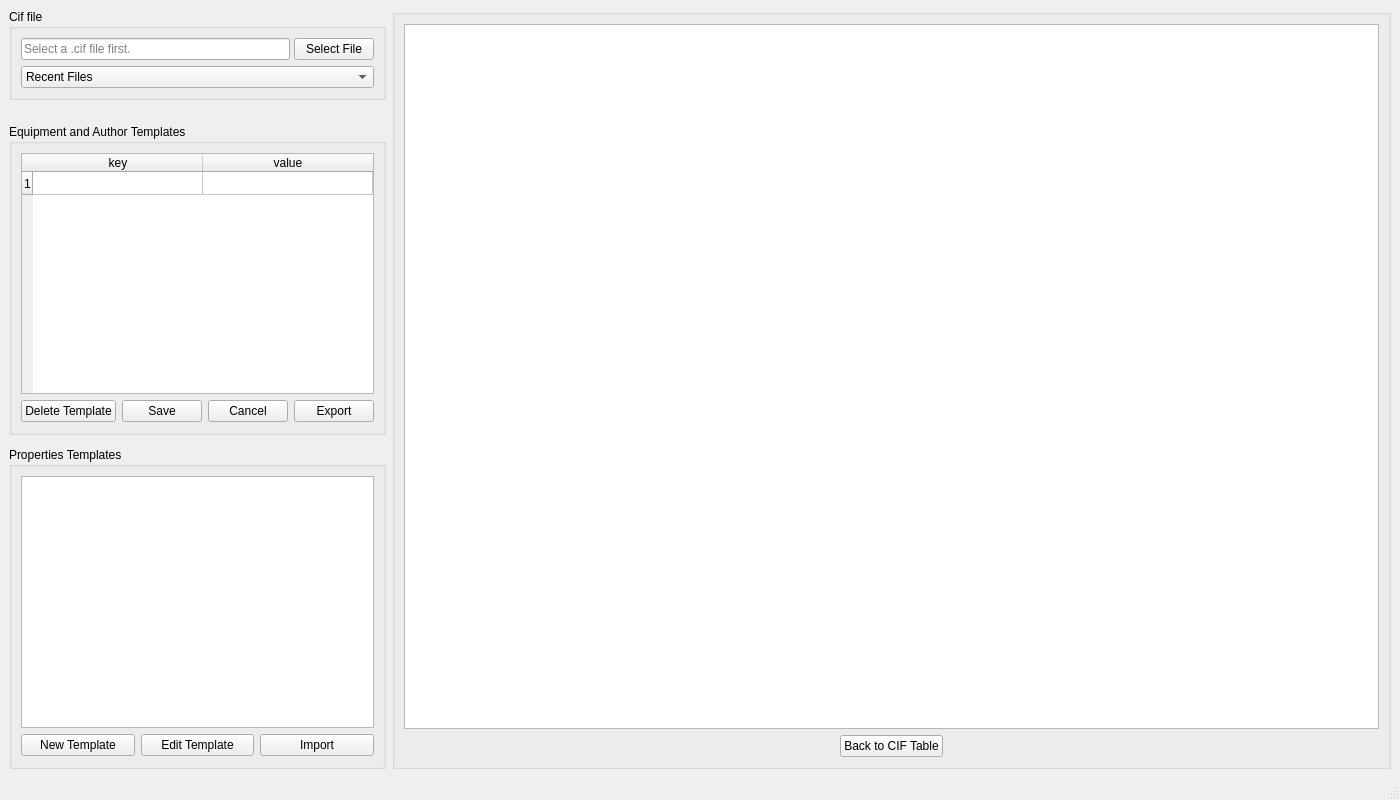
<?xml version="1.0" encoding="UTF-8"?>
<ui version="4.0">
 <class>FinalCifWindow</class>
 <widget class="QMainWindow" name="FinalCifWindow">
  <property name="geometry">
   <rect>
    <x>0</x>
    <y>0</y>
    <width>1400</width>
    <height>800</height>
   </rect>
  </property>
  <property name="windowTitle">
   <string>FinalCif</string>
  </property>
  <widget class="QWidget" name="Mainwidget">
   <layout class="QGridLayout" name="gridLayout">
    <item row="0" column="4" rowspan="10">
     <widget class="QGroupBox" name="CifDataItemsGroupBox">
      <property name="sizePolicy">
       <sizepolicy hsizetype="Preferred" vsizetype="Preferred">
        <horstretch>5</horstretch>
        <verstretch>0</verstretch>
       </sizepolicy>
      </property>
      <property name="title">
       <string/>
      </property>
      <layout class="QGridLayout" name="CifTableGridLayout">
       <property name="leftMargin">
        <number>0</number>
       </property>
       <property name="topMargin">
        <number>0</number>
       </property>
       <property name="rightMargin">
        <number>0</number>
       </property>
       <property name="bottomMargin">
        <number>0</number>
       </property>
       <item row="0" column="0" colspan="3">
        <widget class="QStackedWidget" name="MainStackedWidget">
         <property name="currentIndex">
          <number>2</number>
         </property>
         <widget class="QWidget" name="page_MainTable">
          <layout class="QVBoxLayout" name="verticalLayout">
           <item>
            <widget class="QTableWidget" name="CifItemsTable">
             <property name="sizeAdjustPolicy">
              <enum>QAbstractScrollArea::AdjustIgnored</enum>
             </property>
             <property name="editTriggers">
              <set>QAbstractItemView::AllEditTriggers</set>
             </property>
             <property name="selectionBehavior">
              <enum>QAbstractItemView::SelectRows</enum>
             </property>
             <property name="verticalScrollMode">
              <enum>QAbstractItemView::ScrollPerPixel</enum>
             </property>
             <property name="horizontalScrollMode">
              <enum>QAbstractItemView::ScrollPerPixel</enum>
             </property>
             <property name="showGrid">
              <bool>true</bool>
             </property>
             <property name="sortingEnabled">
              <bool>false</bool>
             </property>
             <property name="cornerButtonEnabled">
              <bool>false</bool>
             </property>
             <attribute name="horizontalHeaderDefaultSectionSize">
              <number>152</number>
             </attribute>
             <attribute name="horizontalHeaderHighlightSections">
              <bool>false</bool>
             </attribute>
             <attribute name="horizontalHeaderMinimumSectionSize">
              <number>80</number>
             </attribute>
             <attribute name="verticalHeaderDefaultSectionSize">
              <number>25</number>
             </attribute>
             <attribute name="verticalHeaderHighlightSections">
              <bool>true</bool>
             </attribute>
             <attribute name="verticalHeaderMinimumSectionSize">
              <number>19</number>
             </attribute>
             <column>
              <property name="text">
               <string>CIF Value</string>
              </property>
             </column>
             <column>
              <property name="text">
               <string>From Data Source</string>
              </property>
             </column>
             <column>
              <property name="text">
               <string>Own Data</string>
              </property>
             </column>
            </widget>
           </item>
           <item>
            <layout class="QHBoxLayout" name="ButtonsHorizontalLayout">
             <item>
              <widget class="QPushButton" name="SaveCifButton">
               <property name="toolTip">
                <string>Saves the cif file to name-final.cif</string>
               </property>
               <property name="text">
                <string>Save Cif File</string>
               </property>
              </widget>
             </item>
             <item>
              <widget class="QPushButton" name="CheckcifButton">
               <property name="text">
                <string>CheckCif</string>
               </property>
              </widget>
             </item>
             <item>
              <widget class="QPushButton" name="SaveFullReportButton">
               <property name="text">
                <string>Make Tables</string>
               </property>
              </widget>
             </item>
            </layout>
           </item>
          </layout>
         </widget>
         <widget class="QWidget" name="page_checkcif">
          <layout class="QVBoxLayout" name="verticalLayout_2">
           <item>
            <widget class="QLabel" name="label">
             <property name="text">
              <string>PLATON Checkcif output:</string>
             </property>
            </widget>
           </item>
           <item>
            <widget class="QPlainTextEdit" name="CheckcifPlaintextEdit">
             <property name="lineWrapMode">
              <enum>QPlainTextEdit::NoWrap</enum>
             </property>
             <property name="readOnly">
              <bool>true</bool>
             </property>
             <property name="plainText">
              <string notr="true"/>
             </property>
             <property name="textInteractionFlags">
              <set>Qt::LinksAccessibleByMouse|Qt::TextSelectableByKeyboard|Qt::TextSelectableByMouse</set>
             </property>
            </widget>
           </item>
           <item>
            <layout class="QHBoxLayout" name="horizontalLayout_2">
             <item>
              <spacer name="horizontalSpacer_2">
               <property name="orientation">
                <enum>Qt::Horizontal</enum>
               </property>
               <property name="sizeHint" stdset="0">
                <size>
                 <width>40</width>
                 <height>20</height>
                </size>
               </property>
              </spacer>
             </item>
             <item>
              <widget class="QPushButton" name="BacktoMainpushButton">
               <property name="text">
                <string>Back to CIF Table</string>
               </property>
              </widget>
             </item>
             <item>
              <spacer name="horizontalSpacer">
               <property name="orientation">
                <enum>Qt::Horizontal</enum>
               </property>
               <property name="sizeHint" stdset="0">
                <size>
                 <width>40</width>
                 <height>20</height>
                </size>
               </property>
              </spacer>
             </item>
            </layout>
           </item>
          </layout>
         </widget>
         <widget class="QWidget" name="page_FinalCif">
          <layout class="QVBoxLayout" name="verticalLayout_3">
           <item>
            <widget class="QPlainTextEdit" name="FinalCifFilePlainTextEdit">
             <property name="textInteractionFlags">
              <set>Qt::LinksAccessibleByMouse|Qt::TextSelectableByKeyboard|Qt::TextSelectableByMouse</set>
             </property>
            </widget>
           </item>
           <item>
            <layout class="QHBoxLayout" name="horizontalLayout_3">
             <item>
              <spacer name="horizontalSpacer_3">
               <property name="orientation">
                <enum>Qt::Horizontal</enum>
               </property>
               <property name="sizeHint" stdset="0">
                <size>
                 <width>40</width>
                 <height>20</height>
                </size>
               </property>
              </spacer>
             </item>
             <item>
              <widget class="QPushButton" name="BackPushButton">
               <property name="text">
                <string>Back to CIF Table</string>
               </property>
              </widget>
             </item>
             <item>
              <spacer name="horizontalSpacer_4">
               <property name="orientation">
                <enum>Qt::Horizontal</enum>
               </property>
               <property name="sizeHint" stdset="0">
                <size>
                 <width>40</width>
                 <height>20</height>
                </size>
               </property>
              </spacer>
             </item>
            </layout>
           </item>
          </layout>
         </widget>
        </widget>
       </item>
      </layout>
     </widget>
    </item>
    <item row="7" column="1" rowspan="3">
     <widget class="QGroupBox" name="PropertiesGroupBox">
      <property name="sizePolicy">
       <sizepolicy hsizetype="Preferred" vsizetype="Preferred">
        <horstretch>0</horstretch>
        <verstretch>1</verstretch>
       </sizepolicy>
      </property>
      <property name="title">
       <string>Properties Templates</string>
      </property>
      <layout class="QGridLayout" name="gridLayout_4">
       <property name="leftMargin">
        <number>0</number>
       </property>
       <property name="topMargin">
        <number>0</number>
       </property>
       <property name="rightMargin">
        <number>0</number>
       </property>
       <property name="bottomMargin">
        <number>1</number>
       </property>
       <property name="horizontalSpacing">
        <number>6</number>
       </property>
       <item row="0" column="0" colspan="2">
        <widget class="QStackedWidget" name="PropertiesTemplatesStackedWidget">
         <property name="sizePolicy">
          <sizepolicy hsizetype="Expanding" vsizetype="Expanding">
           <horstretch>2</horstretch>
           <verstretch>2</verstretch>
          </sizepolicy>
         </property>
         <property name="currentIndex">
          <number>0</number>
         </property>
         <widget class="QWidget" name="PropertiesSelectPage">
          <layout class="QGridLayout" name="TemplatesGridLayout_2">
           <item row="1" column="0">
            <widget class="QPushButton" name="NewPropertyTemplateButton">
             <property name="text">
              <string>New Template</string>
             </property>
            </widget>
           </item>
           <item row="1" column="1">
            <widget class="QPushButton" name="EditPropertyTemplateButton">
             <property name="text">
              <string>Edit Template</string>
             </property>
            </widget>
           </item>
           <item row="1" column="2">
            <widget class="QPushButton" name="ImportPropertyTemplateButton">
             <property name="text">
              <string>Import</string>
             </property>
            </widget>
           </item>
           <item row="0" column="0" colspan="3">
            <widget class="QListWidget" name="PropertiesTemplatesListWidget">
             <property name="toolTip">
              <string>&lt;html&gt;&lt;head/&gt;&lt;body&gt;&lt;p&gt;A list of common properties like &lt;/p&gt;&lt;p&gt;_exptl_crystal_colour: yellow, red, blue, ...&lt;/p&gt;&lt;p&gt;Lists defined here will appear as dropdown menus in the main Table.&lt;/p&gt;&lt;/body&gt;&lt;/html&gt;</string>
             </property>
             <property name="selectionMode">
              <enum>QAbstractItemView::SingleSelection</enum>
             </property>
             <property name="selectionBehavior">
              <enum>QAbstractItemView::SelectRows</enum>
             </property>
            </widget>
           </item>
          </layout>
         </widget>
         <widget class="QWidget" name="PropertiesEditPage">
          <layout class="QGridLayout" name="gridLayout_5">
           <item row="1" column="0" colspan="6">
            <widget class="QTableWidget" name="PropertiesEditTableWidget">
             <property name="autoScroll">
              <bool>false</bool>
             </property>
             <property name="editTriggers">
              <set>QAbstractItemView::AllEditTriggers</set>
             </property>
             <property name="selectionMode">
              <enum>QAbstractItemView::SingleSelection</enum>
             </property>
             <property name="selectionBehavior">
              <enum>QAbstractItemView::SelectRows</enum>
             </property>
             <property name="verticalScrollMode">
              <enum>QAbstractItemView::ScrollPerPixel</enum>
             </property>
             <property name="horizontalScrollMode">
              <enum>QAbstractItemView::ScrollPerPixel</enum>
             </property>
             <property name="rowCount">
              <number>1</number>
             </property>
             <attribute name="horizontalHeaderVisible">
              <bool>false</bool>
             </attribute>
             <attribute name="horizontalHeaderDefaultSectionSize">
              <number>170</number>
             </attribute>
             <attribute name="horizontalHeaderMinimumSectionSize">
              <number>90</number>
             </attribute>
             <attribute name="horizontalHeaderStretchLastSection">
              <bool>true</bool>
             </attribute>
             <attribute name="verticalHeaderVisible">
              <bool>false</bool>
             </attribute>
             <attribute name="verticalHeaderDefaultSectionSize">
              <number>23</number>
             </attribute>
             <row/>
             <column>
              <property name="text">
               <string/>
              </property>
             </column>
            </widget>
           </item>
           <item row="0" column="0">
            <widget class="QLabel" name="cifKeywordLB">
             <property name="text">
              <string>cif keyword</string>
             </property>
            </widget>
           </item>
           <item row="0" column="1" colspan="5">
            <widget class="QLineEdit" name="cifKeywordLE"/>
           </item>
           <item row="2" column="0" rowspan="2" colspan="6">
            <layout class="QHBoxLayout" name="horizontalLayout">
             <item>
              <widget class="QPushButton" name="DeletePropertiesButton">
               <property name="sizePolicy">
                <sizepolicy hsizetype="Expanding" vsizetype="Fixed">
                 <horstretch>1</horstretch>
                 <verstretch>0</verstretch>
                </sizepolicy>
               </property>
               <property name="text">
                <string>Delete Template</string>
               </property>
              </widget>
             </item>
             <item>
              <widget class="QPushButton" name="SavePropertiesButton">
               <property name="sizePolicy">
                <sizepolicy hsizetype="Minimum" vsizetype="Fixed">
                 <horstretch>1</horstretch>
                 <verstretch>0</verstretch>
                </sizepolicy>
               </property>
               <property name="minimumSize">
                <size>
                 <width>120</width>
                 <height>0</height>
                </size>
               </property>
               <property name="text">
                <string>Save</string>
               </property>
              </widget>
             </item>
             <item>
              <widget class="QPushButton" name="CancelPropertiesButton">
               <property name="sizePolicy">
                <sizepolicy hsizetype="Expanding" vsizetype="Fixed">
                 <horstretch>1</horstretch>
                 <verstretch>0</verstretch>
                </sizepolicy>
               </property>
               <property name="minimumSize">
                <size>
                 <width>120</width>
                 <height>0</height>
                </size>
               </property>
               <property name="text">
                <string>Cancel</string>
               </property>
              </widget>
             </item>
            </layout>
           </item>
          </layout>
         </widget>
        </widget>
       </item>
      </layout>
     </widget>
    </item>
    <item row="5" column="1">
     <widget class="QGroupBox" name="EquipmentGroupBox">
      <property name="sizePolicy">
       <sizepolicy hsizetype="Preferred" vsizetype="Preferred">
        <horstretch>1</horstretch>
        <verstretch>3</verstretch>
       </sizepolicy>
      </property>
      <property name="title">
       <string>Equipment and Author Templates</string>
      </property>
      <layout class="QGridLayout" name="gridLayout_3">
       <property name="leftMargin">
        <number>0</number>
       </property>
       <property name="topMargin">
        <number>0</number>
       </property>
       <property name="rightMargin">
        <number>0</number>
       </property>
       <property name="bottomMargin">
        <number>1</number>
       </property>
       <property name="spacing">
        <number>0</number>
       </property>
       <item row="0" column="0">
        <widget class="QStackedWidget" name="EquipmentTemplatesStackedWidget">
         <property name="sizePolicy">
          <sizepolicy hsizetype="Preferred" vsizetype="Preferred">
           <horstretch>0</horstretch>
           <verstretch>0</verstretch>
          </sizepolicy>
         </property>
         <property name="currentIndex">
          <number>1</number>
         </property>
         <widget class="QWidget" name="EquipmentSelectPage">
          <layout class="QGridLayout" name="TemplatesGridLayout">
           <item row="0" column="0" colspan="3">
            <widget class="QListWidget" name="EquipmentTemplatesListWidget">
             <property name="toolTip">
              <string>&lt;html&gt;&lt;head/&gt;&lt;body&gt;&lt;p&gt;Each entry can have a list of key/value pairs. For example a Diffractometer model can have a list of features.&lt;/p&gt;&lt;/body&gt;&lt;/html&gt;</string>
             </property>
             <property name="editTriggers">
              <set>QAbstractItemView::NoEditTriggers</set>
             </property>
             <property name="selectionMode">
              <enum>QAbstractItemView::SingleSelection</enum>
             </property>
             <property name="selectionBehavior">
              <enum>QAbstractItemView::SelectRows</enum>
             </property>
            </widget>
           </item>
           <item row="1" column="0">
            <widget class="QPushButton" name="NewEquipmentTemplateButton">
             <property name="text">
              <string>New Template</string>
             </property>
            </widget>
           </item>
           <item row="1" column="1">
            <widget class="QPushButton" name="EditEquipmentTemplateButton">
             <property name="text">
              <string>Edit Template</string>
             </property>
            </widget>
           </item>
           <item row="1" column="2">
            <widget class="QPushButton" name="ImportEquipmentTemplateButton">
             <property name="text">
              <string>Import</string>
             </property>
            </widget>
           </item>
          </layout>
         </widget>
         <widget class="QWidget" name="EquipmentEditPage">
          <layout class="QGridLayout" name="gridLayout_2">
           <item row="1" column="1">
            <widget class="QPushButton" name="DeleteEquipmentButton">
             <property name="text">
              <string>Delete Template</string>
             </property>
            </widget>
           </item>
           <item row="1" column="2">
            <widget class="QPushButton" name="SaveEquipmentButton">
             <property name="text">
              <string>Save</string>
             </property>
            </widget>
           </item>
           <item row="1" column="3">
            <widget class="QPushButton" name="CancelEquipmentButton">
             <property name="text">
              <string>Cancel</string>
             </property>
            </widget>
           </item>
           <item row="1" column="4">
            <widget class="QPushButton" name="ExportEquipmentButton">
             <property name="text">
              <string>Export</string>
             </property>
            </widget>
           </item>
           <item row="0" column="1" colspan="4">
            <widget class="QTableWidget" name="EquipmentEditTableWidget">
             <property name="autoScroll">
              <bool>false</bool>
             </property>
             <property name="editTriggers">
              <set>QAbstractItemView::AllEditTriggers</set>
             </property>
             <property name="alternatingRowColors">
              <bool>false</bool>
             </property>
             <property name="selectionMode">
              <enum>QAbstractItemView::SingleSelection</enum>
             </property>
             <property name="selectionBehavior">
              <enum>QAbstractItemView::SelectRows</enum>
             </property>
             <property name="verticalScrollMode">
              <enum>QAbstractItemView::ScrollPerPixel</enum>
             </property>
             <property name="horizontalScrollMode">
              <enum>QAbstractItemView::ScrollPerPixel</enum>
             </property>
             <property name="rowCount">
              <number>1</number>
             </property>
             <attribute name="horizontalHeaderDefaultSectionSize">
              <number>170</number>
             </attribute>
             <attribute name="horizontalHeaderMinimumSectionSize">
              <number>90</number>
             </attribute>
             <attribute name="horizontalHeaderStretchLastSection">
              <bool>true</bool>
             </attribute>
             <attribute name="verticalHeaderDefaultSectionSize">
              <number>23</number>
             </attribute>
             <row/>
             <column>
              <property name="text">
               <string>key</string>
              </property>
             </column>
             <column>
              <property name="text">
               <string>value</string>
              </property>
             </column>
            </widget>
           </item>
          </layout>
         </widget>
        </widget>
       </item>
      </layout>
     </widget>
    </item>
    <item row="0" column="1" rowspan="2">
     <widget class="QGroupBox" name="SelectCifFileGroupBox">
      <property name="sizePolicy">
       <sizepolicy hsizetype="Preferred" vsizetype="Preferred">
        <horstretch>1</horstretch>
        <verstretch>0</verstretch>
       </sizepolicy>
      </property>
      <property name="title">
       <string>Cif file</string>
      </property>
      <layout class="QGridLayout" name="CifFileGridLayout">
       <property name="bottomMargin">
        <number>9</number>
       </property>
       <property name="horizontalSpacing">
        <number>4</number>
       </property>
       <property name="verticalSpacing">
        <number>6</number>
       </property>
       <item row="0" column="1">
        <widget class="QPushButton" name="SelectCif_PushButton">
         <property name="text">
          <string>Select File</string>
         </property>
        </widget>
       </item>
       <item row="0" column="0">
        <widget class="QLineEdit" name="SelectCif_LineEdit">
         <property name="placeholderText">
          <string>Select a .cif file first.</string>
         </property>
        </widget>
       </item>
       <item row="1" column="0" colspan="2">
        <widget class="QComboBox" name="RecentComboBox">
         <property name="currentText">
          <string>Recent Files</string>
         </property>
         <item>
          <property name="text">
           <string>Recent Files</string>
          </property>
         </item>
        </widget>
       </item>
      </layout>
     </widget>
    </item>
   </layout>
  </widget>
  <widget class="QStatusBar" name="statusBar"/>
  <action name="actionSave_Report">
   <property name="text">
    <string>Save Report</string>
   </property>
  </action>
  <action name="actionSave_CIF_File">
   <property name="text">
    <string>Save CIF File</string>
   </property>
  </action>
  <action name="actionedit_templates">
   <property name="text">
    <string>edit templates</string>
   </property>
  </action>
 </widget>
 <tabstops>
  <tabstop>SelectCif_LineEdit</tabstop>
  <tabstop>EquipmentEditTableWidget</tabstop>
  <tabstop>cifKeywordLE</tabstop>
  <tabstop>PropertiesEditTableWidget</tabstop>
  <tabstop>SelectCif_PushButton</tabstop>
  <tabstop>NewPropertyTemplateButton</tabstop>
  <tabstop>PropertiesTemplatesListWidget</tabstop>
  <tabstop>EditPropertyTemplateButton</tabstop>
  <tabstop>NewEquipmentTemplateButton</tabstop>
  <tabstop>EquipmentTemplatesListWidget</tabstop>
 </tabstops>
 <resources/>
 <connections/>
</ui>
